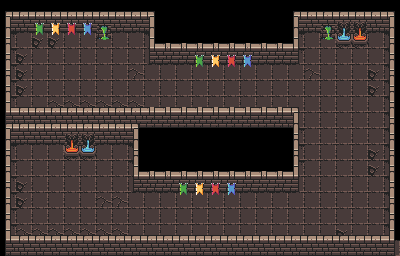

Tiled map render using the project's own tile images. Description and the map definition, with tile-layer contents summarised, below:
An orthogonal 25x16 tile map with 16x16 px tiles, 2 tile layers (ground, wall), 2 tilesets.

<map version="1.10" tiledversion="1.11.0" orientation="orthogonal" renderorder="right-down" width="25" height="16" tilewidth="16" tileheight="16" infinite="0" nextlayerid="3" nextobjectid="1">
 <editorsettings>
  <export target="dungeons01.json" format="json" />
 </editorsettings>
 <tileset firstgid="1" name="dugeon_walls" tilewidth="16" tileheight="32" tilecount="96" columns="24">
  <properties>
   <property name="collides" type="bool" value="false" />
  </properties>
  <image source="walls_high_16x32.png" width="384" height="128" />
  <tile id="0">
   <properties>
    <property name="collides" type="bool" value="true" />
   </properties>
  </tile>
  <tile id="1">
   <properties>
    <property name="collides" type="bool" value="true" />
   </properties>
  </tile>
  <tile id="2">
   <properties>
    <property name="collides" type="bool" value="true" />
   </properties>
  </tile>
  <tile id="3">
   <properties>
    <property name="collides" type="bool" value="true" />
   </properties>
  </tile>
  <tile id="4">
   <properties>
    <property name="collides" type="bool" value="true" />
   </properties>
  </tile>
  <tile id="5">
   <properties>
    <property name="collides" type="bool" value="true" />
   </properties>
  </tile>
  <tile id="6">
   <properties>
    <property name="collides" type="bool" value="true" />
   </properties>
  </tile>
  <tile id="7">
   <properties>
    <property name="collides" type="bool" value="true" />
   </properties>
  </tile>
  <tile id="8">
   <properties>
    <property name="collides" type="bool" value="true" />
   </properties>
  </tile>
  <tile id="9">
   <properties>
    <property name="collides" type="bool" value="true" />
   </properties>
  </tile>
  <tile id="10">
   <properties>
    <property name="collides" type="bool" value="true" />
   </properties>
  </tile>
  <tile id="11">
   <properties>
    <property name="collides" type="bool" value="true" />
   </properties>
  </tile>
  <tile id="12">
   <properties>
    <property name="collides" type="bool" value="true" />
   </properties>
  </tile>
  <tile id="24">
   <properties>
    <property name="collides" type="bool" value="true" />
   </properties>
  </tile>
  <tile id="25">
   <properties>
    <property name="collides" type="bool" value="true" />
   </properties>
  </tile>
  <tile id="26">
   <properties>
    <property name="collides" type="bool" value="true" />
   </properties>
  </tile>
  <tile id="27">
   <properties>
    <property name="collides" type="bool" value="true" />
   </properties>
  </tile>
  <tile id="28">
   <properties>
    <property name="collides" type="bool" value="true" />
   </properties>
  </tile>
  <tile id="29">
   <properties>
    <property name="collides" type="bool" value="true" />
   </properties>
  </tile>
  <tile id="30">
   <properties>
    <property name="collides" type="bool" value="true" />
   </properties>
  </tile>
  <tile id="31">
   <properties>
    <property name="collides" type="bool" value="true" />
   </properties>
  </tile>
  <tile id="32">
   <properties>
    <property name="collides" type="bool" value="true" />
   </properties>
  </tile>
  <tile id="33">
   <properties>
    <property name="collides" type="bool" value="true" />
   </properties>
  </tile>
  <tile id="34">
   <properties>
    <property name="collides" type="bool" value="true" />
   </properties>
  </tile>
  <tile id="35">
   <properties>
    <property name="collides" type="bool" value="true" />
   </properties>
  </tile>
  <tile id="36">
   <properties>
    <property name="collides" type="bool" value="true" />
   </properties>
  </tile>
  <tile id="48">
   <properties>
    <property name="collides" type="bool" value="true" />
   </properties>
  </tile>
  <tile id="49">
   <properties>
    <property name="collides" type="bool" value="true" />
   </properties>
  </tile>
  <tile id="50">
   <properties>
    <property name="collides" type="bool" value="true" />
   </properties>
  </tile>
  <tile id="51">
   <properties>
    <property name="collides" type="bool" value="true" />
   </properties>
  </tile>
  <tile id="52">
   <properties>
    <property name="collides" type="bool" value="true" />
   </properties>
  </tile>
  <tile id="53">
   <properties>
    <property name="collides" type="bool" value="true" />
   </properties>
  </tile>
  <tile id="54">
   <properties>
    <property name="collides" type="bool" value="true" />
   </properties>
  </tile>
  <tile id="55">
   <properties>
    <property name="collides" type="bool" value="true" />
   </properties>
  </tile>
  <tile id="56">
   <properties>
    <property name="collides" type="bool" value="true" />
   </properties>
  </tile>
  <tile id="57">
   <properties>
    <property name="collides" type="bool" value="true" />
   </properties>
  </tile>
  <tile id="58">
   <properties>
    <property name="collides" type="bool" value="true" />
   </properties>
  </tile>
  <tile id="59">
   <properties>
    <property name="collides" type="bool" value="true" />
   </properties>
  </tile>
  <tile id="60">
   <properties>
    <property name="collides" type="bool" value="true" />
   </properties>
  </tile>
  <tile id="72">
   <properties>
    <property name="collides" type="bool" value="true" />
   </properties>
  </tile>
  <tile id="73">
   <properties>
    <property name="collides" type="bool" value="true" />
   </properties>
  </tile>
  <tile id="74">
   <properties>
    <property name="collides" type="bool" value="true" />
   </properties>
  </tile>
  <tile id="75">
   <properties>
    <property name="collides" type="bool" value="true" />
   </properties>
  </tile>
  <tile id="76">
   <properties>
    <property name="collides" type="bool" value="true" />
   </properties>
  </tile>
  <tile id="77">
   <properties>
    <property name="collides" type="bool" value="true" />
   </properties>
  </tile>
  <tile id="78">
   <properties>
    <property name="collides" type="bool" value="true" />
   </properties>
  </tile>
  <tile id="79">
   <properties>
    <property name="collides" type="bool" value="true" />
   </properties>
  </tile>
  <tile id="80">
   <properties>
    <property name="collides" type="bool" value="true" />
   </properties>
  </tile>
  <tile id="81">
   <properties>
    <property name="collides" type="bool" value="true" />
   </properties>
  </tile>
  <tile id="82">
   <properties>
    <property name="collides" type="bool" value="true" />
   </properties>
  </tile>
  <tile id="83">
   <properties>
    <property name="collides" type="bool" value="true" />
   </properties>
  </tile>
  <tile id="84">
   <properties>
    <property name="collides" type="bool" value="true" />
   </properties>
  </tile>
 </tileset>
 <tileset firstgid="97" name="dungeon_ground" tilewidth="16" tileheight="16" tilecount="49" columns="7">
  <image source="floor_16x16.png" width="112" height="112" />
 </tileset>
 <layer id="2" name="ground" width="25" height="16">
  <data>[400 cells, 294 non-empty, 7 distinct tile ids]</data>
 </layer>
 <layer id="1" name="wall" width="25" height="16">
  <data>[400 cells, 140 non-empty, 15 distinct tile ids]</data>
 </layer>
</map>
